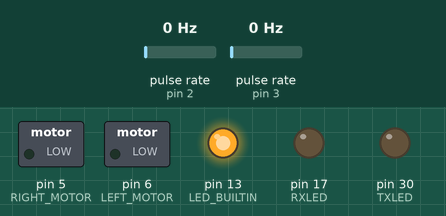
A sketch run on a simulated Arduino Mega 2560, built with avr-gcc and run on an emulated ATmega2560. Shown: switched loads named in the sketch (green lamp = pin HIGH), output pins drawn as LEDs (lit = HIGH). Wiring (inferred from the names in the program): 2 × pulse sensor: data pin 2 / data pin 3. Inputs (shaded band) come from the test bench; at power-on: pulse rate (sensors on pin 2, pin 3) 0 Hz.

Above: at 0.6 s.
At 1.6 s:
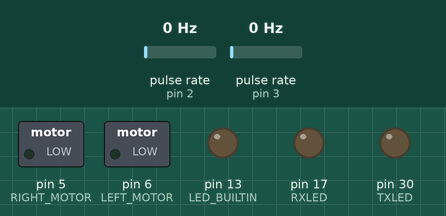
At 2.6 s:
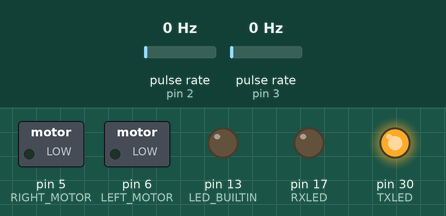
At 3.6 s:
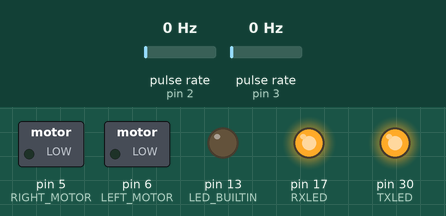
At 6.1 s:
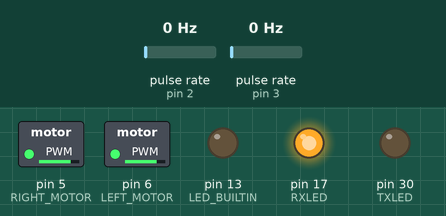
At 39.75 s:
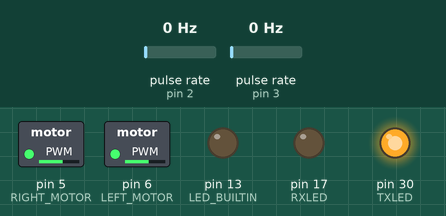
Timing chart, 0 to 40.0 s (numbered marks = the images above):
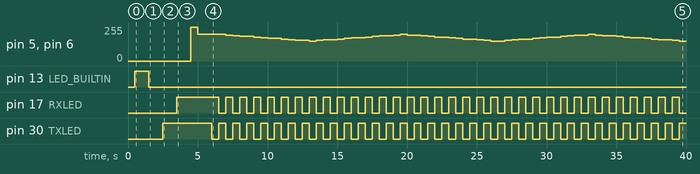

The sketch:

dynamics_data.ino
```cpp
#define LEFT_MOTOR                  6
#define LEFT_ENCODER                3
#define RIGHT_MOTOR                 5
#define RIGHT_ENCODER               2

#define RXLED 17
#define TXLED 30

// dynamics_data will sweep through a range of PWM values (from LOW_PWM to HIGH_PWM), on intervals of PWM_STEP and SAMPLES_PER_PWM values per PWM value
// we will do this twice: once over a larger range ('coarse'), and once over a smaller range with more data points ('fine')

/*---------------------------*/
/*      CODE BLOCK SID1      */
/*---------------------------*/
// Parameters for sweep of whole PWM range
// #define SAMPLING_INTERVAL           500 // in ms
// #define SAMPLES_PER_PWM             2
// #define LOW_PWM                     50 //inclusive
// #define HIGH_PWM                    250 // non inclusive
// #define PWM_STEP                    10
/*---------------------------*/
/*---------------------------*/
/*---------------------------*/

/*---------------------------*/
/*      CODE BLOCK SID2      */
/*---------------------------*/
//Parameters for second sweep
#define SAMPLING_INTERVAL           500 // in ms
#define SAMPLES_PER_PWM             4
#define LOW_PWM                     150
#define HIGH_PWM                    200
#define PWM_STEP                    5
/*---------------------------*/
/*---------------------------*/
/*---------------------------*/

// based on the variables defining our PWM range sweep, we create the arrays for wheel position, velocity, and pwm data storage
#define NUM_PWM                     (2*(HIGH_PWM-LOW_PWM)/PWM_STEP)
#define SAMPLE_LEN                  (SAMPLES_PER_PWM*NUM_PWM)
uint16_t lpos[SAMPLE_LEN] = {0};
uint16_t rpos[SAMPLE_LEN] = {0};
uint8_t pwm[SAMPLE_LEN] = {0};


int step_num = 0; // tracks the current iteration of the program
int cur_pwm = HIGH_PWM; // current PWM value; we start at the highest PWM, work our way down to the lowest PWM, and then back up
int dir = -1; // the direction by which we shift our PWM values (currently negative, since we are decreasing)

// counts of the encoder ticks for left and right encoder/wheel respectfully
volatile int left_count = 0;
volatile int right_count = 0;

int led_blinker = 0;
boolean read_data = 0;

void setup() {
  Serial.begin(38400);
  write_pwm(0, 0);

  // set up the encoder pins as INPUT to read data and motor pins as OUTPUT to drive motor circuits
  pinMode(LEFT_MOTOR, OUTPUT);
  pinMode(LEFT_ENCODER, INPUT);
  pinMode(RIGHT_MOTOR, OUTPUT);
  pinMode(RIGHT_ENCODER, INPUT);

  // enable the LED pins
  pinMode(LED_BUILTIN, OUTPUT);
  pinMode(RXLED, OUTPUT);
  pinMode(TXLED, OUTPUT);
  delay(500);

  // delay until car starts
  write_pwm(0, 0);
  digitalWrite(LED_BUILTIN, HIGH);
  digitalWrite(TXLED, LOW);
  digitalWrite(RXLED, LOW);
  delay(1000);
  digitalWrite(LED_BUILTIN, LOW);
  delay(1000);
  digitalWrite(TXLED, HIGH);
  delay(1000);
  digitalWrite(RXLED, HIGH);
  delay(1000);

  pwm_init();
  // start the car by first writing the maximum PWM value to get started, then writing in our desired PWM values
  write_pwm(255, 255);
  delay(500);
  write_pwm(cur_pwm, cur_pwm);
  delay(1000);

  // attach an interrupt to our encoder pins to increment the encoder tick count each time the encoder pin reading changes from low to high
  attachInterrupt(digitalPinToInterrupt(RIGHT_ENCODER), flag_right, CHANGE);
  attachInterrupt(digitalPinToInterrupt(LEFT_ENCODER), flag_left, CHANGE);
}

void loop() {
  if (step_num < SAMPLE_LEN) {
    // write our current encoder counts to the lpos and rpos arrays, which track our encoder readings over time
    lpos[step_num] = left_count;
    rpos[step_num] = right_count;

    // write the new PWM values to the motors
    write_pwm(pwm[step_num], pwm[step_num]);
    step_num++;

    digitalWrite(RXLED, step_num % 2);
    digitalWrite(TXLED, (step_num + 1) % 2);

  } else {
    // if we have finished data collection, wait for serial input; once recevied, print out the collected data
    write_pwm(0, 0);
    if (Serial.available() > 0) {
      if (Serial.read() == 10){
        print_vals();
        read_data = 1;
      }
    }

    if (!read_data) {
      digitalWrite(LED_BUILTIN, !led_blinker);
      digitalWrite(RXLED, led_blinker);
      digitalWrite(TXLED, led_blinker);
      led_blinker = !led_blinker;
    }

  }

  delay(SAMPLING_INTERVAL);
}

// helper function to create the array of PWM values we will be testing
void pwm_init() {
  for (int i = 0; i < SAMPLE_LEN; i++) {
    pwm[i] = cur_pwm;
    if (i % SAMPLES_PER_PWM) {
      cur_pwm +=dir * PWM_STEP;
      if (cur_pwm <= LOW_PWM || HIGH_PWM <= cur_pwm) {
        dir *= -1;
      }
    }
  }
}

// helper function to write PWM values to the motors
void write_pwm(int pwm_left, int pwm_right) {
  analogWrite(LEFT_MOTOR, (int) min(max(0, pwm_left), 255));
  analogWrite(RIGHT_MOTOR, (int) min(max(0, pwm_right), 255));
}

void flag_left() {
  left_count++;
}

void flag_right() {
  right_count++;
}

// helper function to print out the collected data: PWM value and velocity of each wheel
void print_vals() {
  unsigned char lv;
  unsigned char rv;
  Serial.println("pwm, lv, rv");
  for (int i= 2; i < SAMPLE_LEN; i++) {
    lv = (unsigned char) (lpos[i] - lpos[i-1]);
    rv = (unsigned char) (rpos[i] - rpos[i-1]);
    Serial.print( (int) pwm[i]);
    Serial.print(',');
    Serial.print((int) lv);
    Serial.print(',');
    Serial.print((int) rv);
    Serial.print('\n');
  }
}
```

Measured:
- by itself, pin 17 (RXLED), pin 30 (TXLED): alternates HIGH for 0.50 s and LOW for 0.50 s
